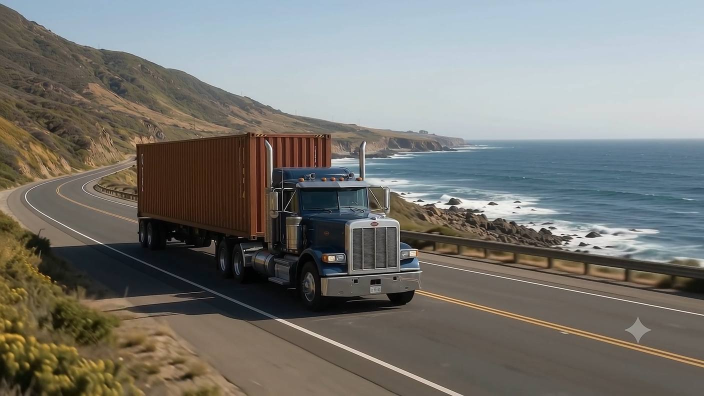
#> input picture assets/frames/desktop/f0002.jpg, 1408 x 792 px, given in place of f0038.jpg, which was not available (shown at 1/2 size)
$ python build_stills.py
#> lines starting #> are read from the running program, lines starting #| are printed output that depends on the picture
"""
Derive the still imagery used by the page sections from the supplied journey
frames. Every image on the site therefore comes from the original GML footage
rather than from stock photography.

Usage:  python tools/build_stills.py
"""
import os
from PIL import Image, ImageEnhance

ROOT = os.path.dirname(os.path.dirname(os.path.abspath(__file__)))
SRC  = os.path.join(ROOT, "assets", "frames", "desktop")
OUT  = os.path.join(ROOT, "assets", "img")

# name, source frame, (crop box on the 1408x792 source or None), output width,
# brightness multiplier, saturation multiplier
STILLS = [
    ("road",        38,  None,                       1280, 1.00, 1.00),
    ("terminal",    92,  None,                       1280, 1.00, 1.00),
    ("ocean-cargo", 120, None,                       1280, 1.00, 1.00),
    ("containers",  148, None,                       1280, 1.00, 1.00),
    ("project",     134, None,                       1280, 1.00, 1.00),
    ("ocean",       168, None,                       1280, 1.00, 1.00),
    ("air",         214, None,                       1280, 1.00, 1.00),
    ("sky",         238, None,                       1280, 1.00, 1.00),
    # tighter crops for the tall service cards
    ("iso-tank",    148, (170, 60, 1130, 792),        860, 1.00, 1.00),
    ("hazardous",   106, (240, 40, 1200, 792),        860, 1.00, 1.00),
    # graded backdrops
    ("auth",        232, None,                       1600, 0.72, 0.80),
    ("threshold",   240, None,                       1600, 0.62, 0.88),
]


def main():
    os.makedirs(OUT, exist_ok=True)
    total = 0
    for name, frame, box, width, bright, sat in STILLS:
        src = os.path.join(SRC, "f%04d.jpg" % frame)
        im = Image.open(src).convert("RGB")
#> im is the input picture: PIL image 1408x792 RGB; mean R, G, B 119.9, 119.4, 114.9
        if box:
            im = im.crop(box)
        h = round(im.height * width / im.width)
#> h = 720
        im = im.resize((width, h), Image.LANCZOS)
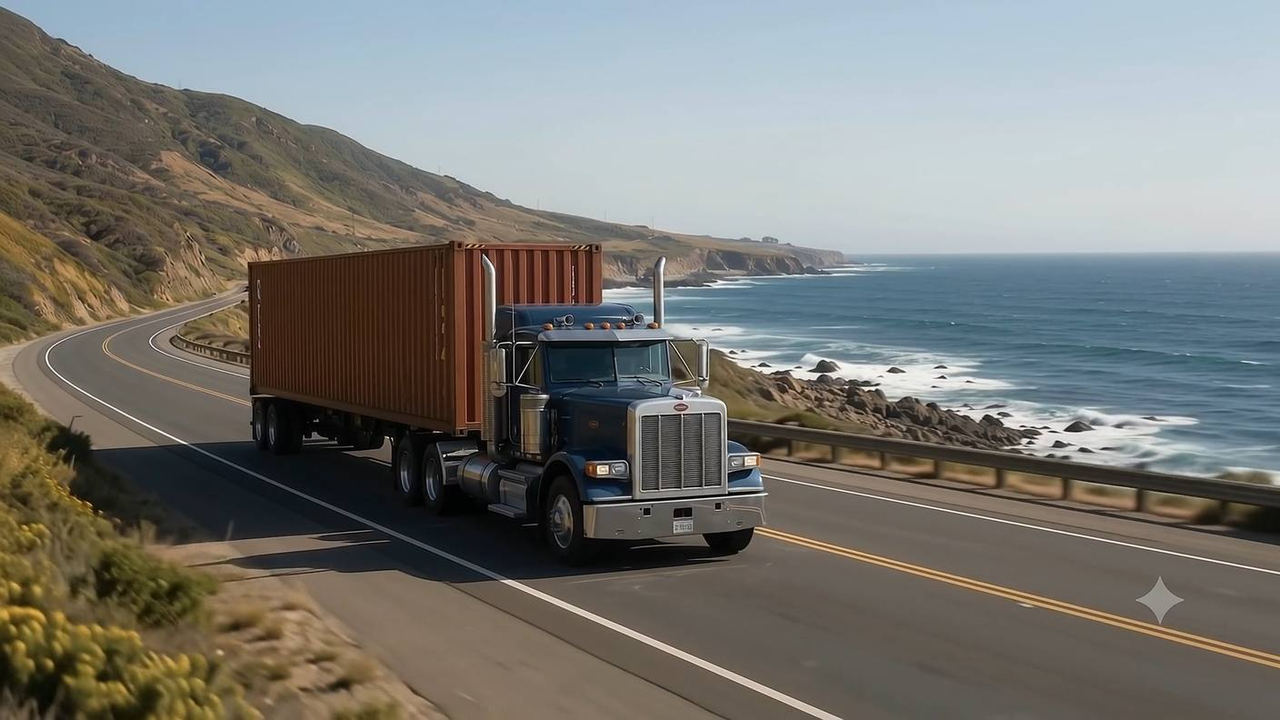
#> im: PIL image 1280x720 RGB; mean R, G, B 119.9, 119.4, 114.9
        if bright != 1.0:
            im = ImageEnhance.Brightness(im).enhance(bright)
        if sat != 1.0:
            im = ImageEnhance.Color(im).enhance(sat)
        dst = os.path.join(OUT, "%s.jpg" % name)
        im.save(dst, "JPEG", quality=76, optimize=True, progressive=True, subsampling=2)
        total += os.path.getsize(dst)
        print("%-14s f%04d -> %dx%d  %5.0f KB" % (name, frame, im.width, im.height,
                                                  os.path.getsize(dst) / 1024.0))
#| road           f0038 -> 1280x720     98 KB
#> pass 2 of the loop in main, `for name, frame, box, width, bright, sat in STILLS:`:
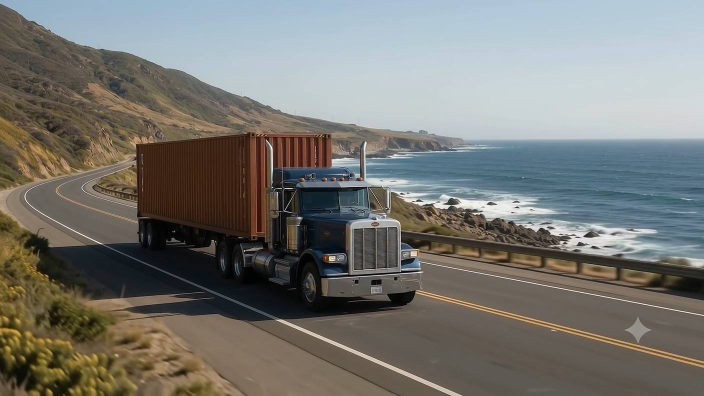
#> input picture assets/frames/desktop/f0003.jpg, 1408 x 792 px, given in place of f0092.jpg, which was not available (shown at 1/2 size)
#> in main, im is the input picture: PIL image 1408x792 RGB; mean R, G, B 119.7, 119.4, 114.8
#> in main, `im = im.resize((width, h), Image.LANCZOS)`:
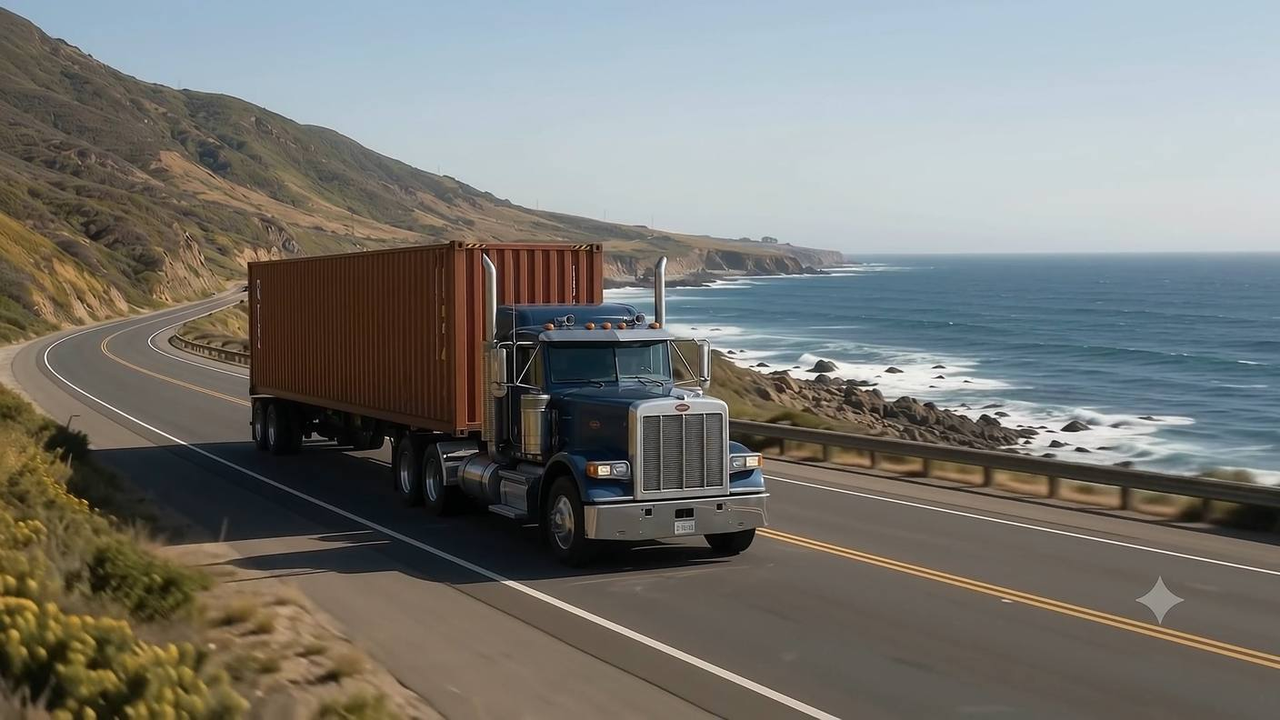
#> im: PIL image 1280x720 RGB; mean R, G, B 119.7, 119.4, 114.8
#| terminal       f0092 -> 1280x720     99 KB
    print("total %.2f MB" % (total / 1048576.0))


if __name__ == "__main__":
#> (the run stopped early here; a loop or call above may not have finished)
